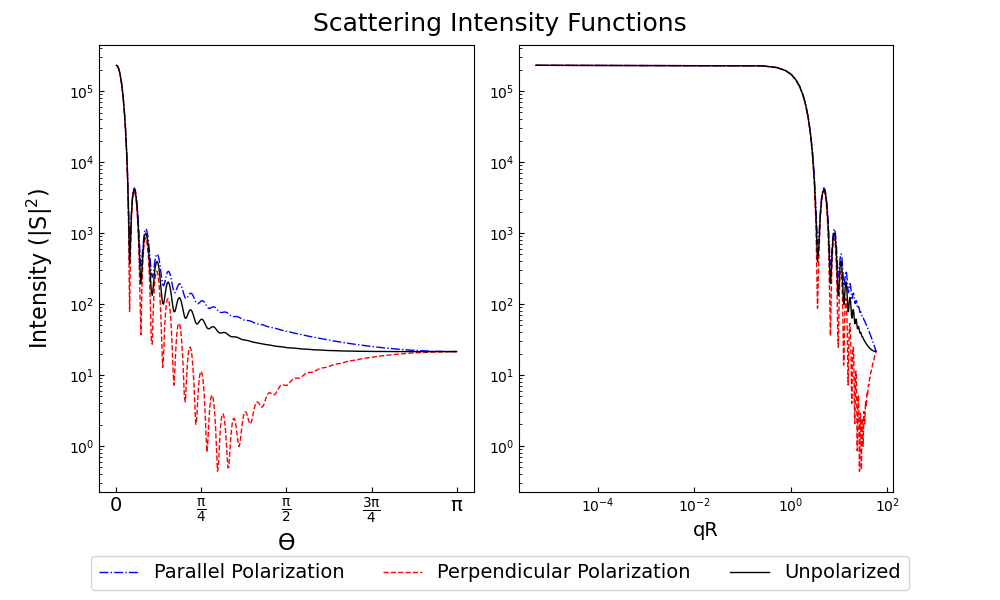

Here is the Python script that generated this plot:
import PyMieScatt as ps
import numpy as np
import matplotlib.pyplot as plt

m = 1.7 + 0.5j
w = 532
d = 5000

theta, SL, SR, SU = ps.ScatteringFunction(m, w, d)
qR, SLQ, SRQ, SUQ = ps.ScatteringFunction(m, w, d, space='qspace')

plt.close('all')

fig1 = plt.figure(figsize=(10, 6))
ax1 = fig1.add_subplot(1, 2, 1)
ax2 = fig1.add_subplot(1, 2, 2)

ax1.semilogy(theta, SL, 'b', ls='dashdot', lw=1, label="Parallel Polarization")
ax1.semilogy(theta, SR, 'r', ls='dashed', lw=1,
             label="Perpendicular Polarization")
ax1.semilogy(theta, SU, 'k', lw=1, label="Unpolarized")

x_label = ["0", r"$\mathregular{\frac{\pi}{4}}$", r"$\mathregular{\frac{\pi}{2}}$",
           r"$\mathregular{\frac{3\pi}{4}}$", r"$\mathregular{\pi}$"]
x_tick = [0, np.pi / 4, np.pi / 2, 3 * np.pi / 4, np.pi]
ax1.set_xticks(x_tick)
ax1.set_xticklabels(x_label, fontsize=14)
ax1.tick_params(which='both', direction='in')
ax1.set_xlabel("ϴ", fontsize=16)
ax1.set_ylabel(r"Intensity ($\mathregular{|S|^2}$)", fontsize=16, labelpad=10)

ax2.loglog(qR, SLQ, 'b', ls='dashdot', lw=1, label="Parallel Polarization")
ax2.loglog(qR, SRQ, 'r', ls='dashed', lw=1, label="Perpendicular Polarization")
ax2.loglog(qR, SUQ, 'k', lw=1, label="Unpolarized")

ax2.tick_params(which='both', direction='in')
ax2.set_xlabel("qR", fontsize=14)
handles, labels = ax1.get_legend_handles_labels()
fig1.legend(handles, labels, fontsize=14, ncol=3, loc=8)

fig1.suptitle("Scattering Intensity Functions", fontsize=18)
plt.tight_layout(rect=[0.01, 0.05, 0.915, 0.95])
fig1.show()
plt.savefig("./mie_angular.png")
